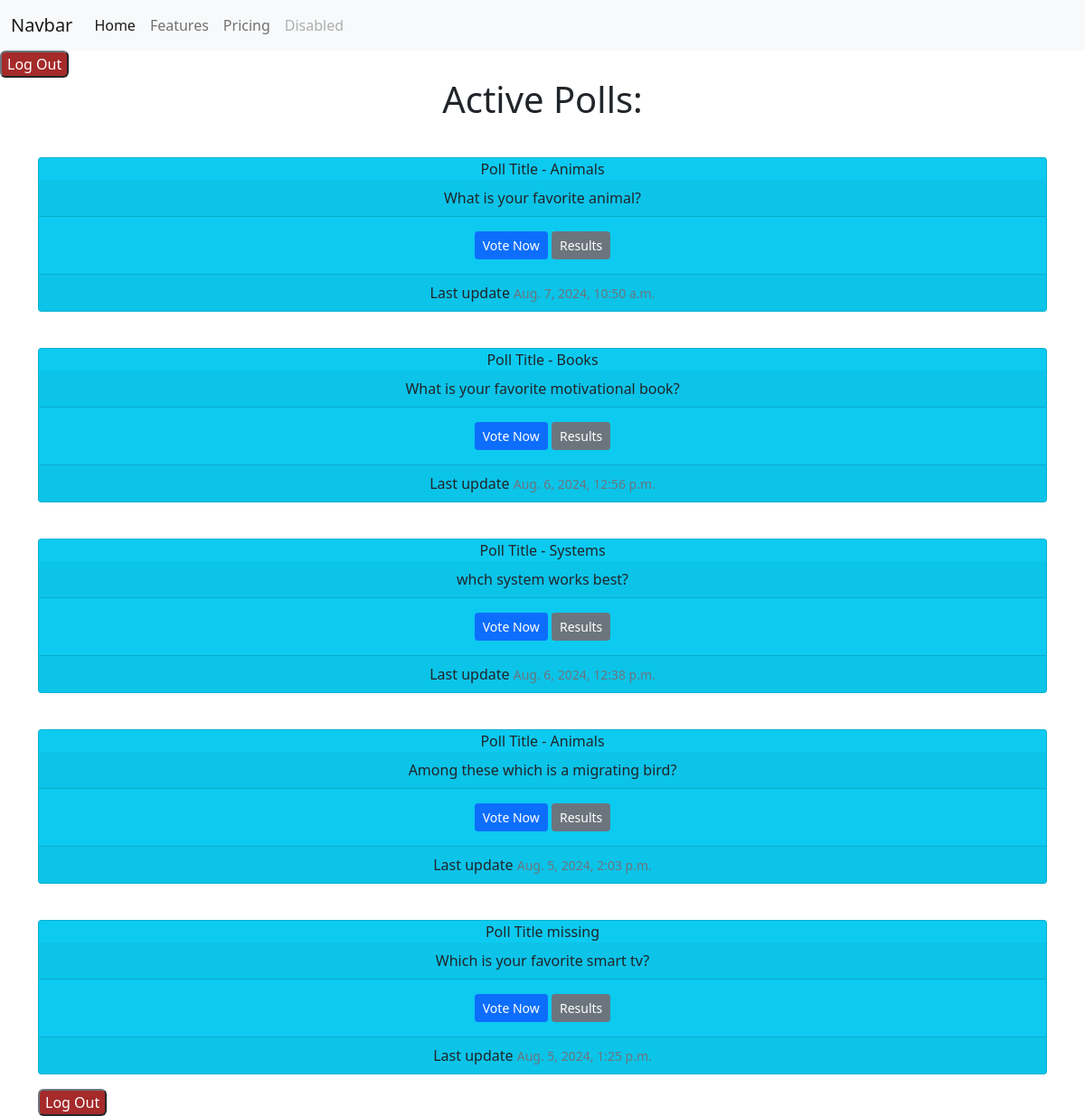
Before: /polls/ (signed in) with the older database file.
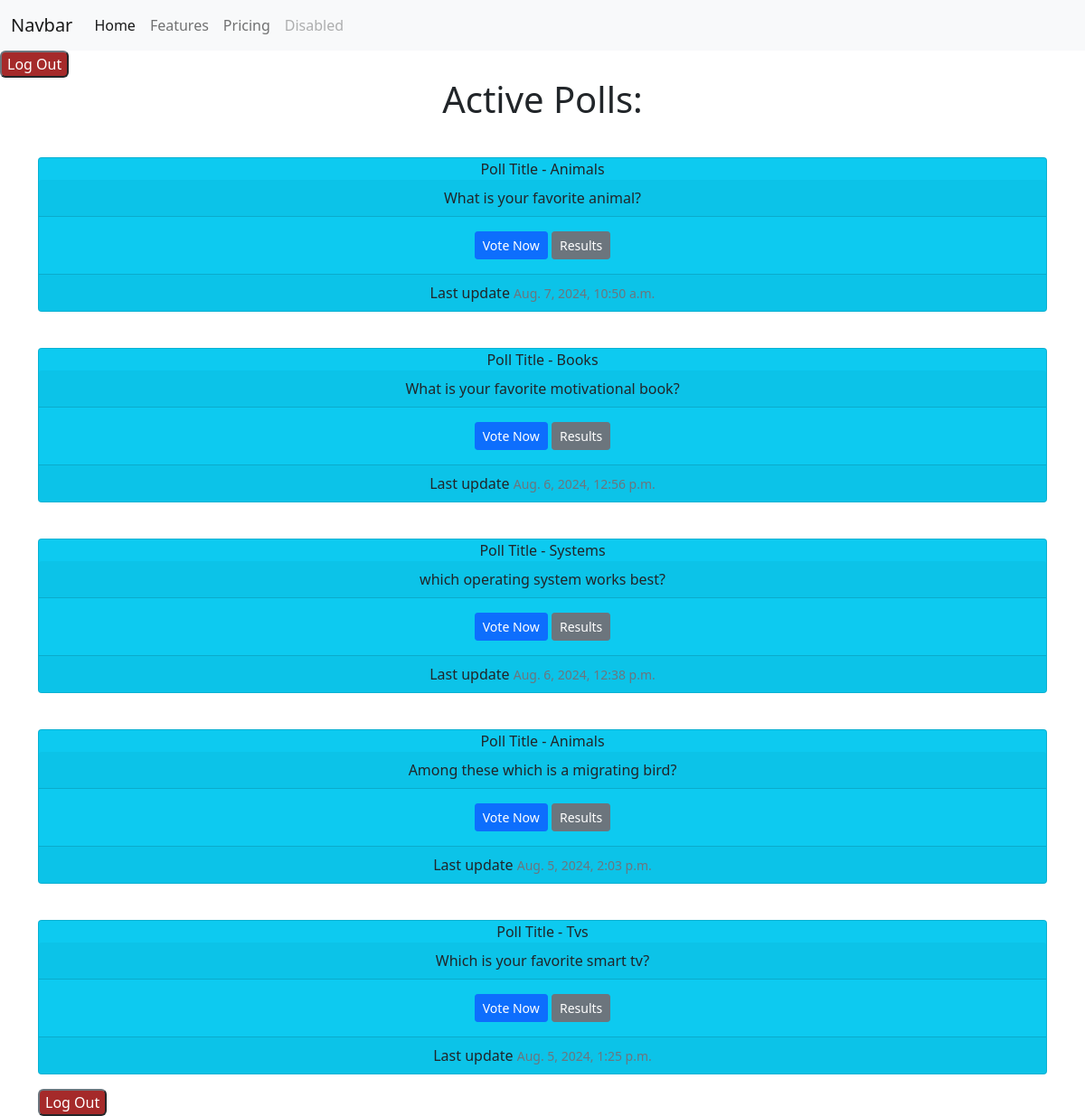
After: the same page with the newer database file.
### polls/models.py (models this page shows, shortened)
class Question(models.Model):
    question_text = models.CharField(max_length=255, null=True, blank=True)
    poll = models.ForeignKey('Poll', on_delete=models.SET_NULL, null=True, blank=True)
    pub_date = models.DateTimeField("date published",default=timezone.now)
    posted_by = models.ForeignKey(User, on_delete=models.SET_NULL, null=True, blank=True)
    timestamp = models.DateTimeField(default=timezone.now)

class Poll(models.Model):
    name = models.CharField(max_length=255, null=True, blank=True)
    posted_by = models.ForeignKey(User, on_delete=models.SET_NULL, null=True, blank=True)
    pub_date = models.DateTimeField("date published",default=timezone.now)
    def __str__(self):
        return str(self.name) if self.name else 'Null'

### polls/views.py (the view)
# urls.py: path("", views.IndexView.as_view(), name="index"),
class IndexView(generic.ListView):
    login_url = "users:login"
    redirect_field_name = "redirect_to"
    template_name = "polls/index.html"
    context_object_name = "latest_question_list"
    queryset = Question.objects.filter(pub_date__lte=timezone.now()).order_by("-pub_date")[:5]
    def dispatch(self, request, *args, **kwargs):
        if not request.user.is_authenticated:
            return redirect(f"{settings.LOGIN_URL}?next={request.path}")
        return super().dispatch(request, *args, **kwargs)
    def get_context_data(self, **kwargs):
        context = super().get_context_data(**kwargs)
        context["polls"] = Poll.objects.all()
        context['pub_date'] = Question.objects.filter(pub_date__lte=timezone.now())
        return context

### polls/templates/polls/index.html (shortened to what this page needs)
{% extends 'base.html' %}
{% block content %}
<h1 class="text-center mb-3">Active Polls:</h1>
{% if latest_question_list %}
{% for question in latest_question_list %}
<div class="row g-4 text-center">
    <div class="col">
        <div class="card text-dark bg-info mb-3 mt-4">
            {%if question.poll.name %}
                Poll Title -  {{question.poll.name}}
                {%else%}
                Poll Title missing
            {%endif%}
            <div class="card-header">{{ question.question_text }}</div>
            <div class="card-body">
                <a href="{% url 'polls:detail' question.id %}" class="btn btn-primary btn-sm">Vote Now</a>
                <a href="{% url 'polls:results' question.id %}" class="btn btn-secondary btn-sm">Results</a>
            </div>
            <div class="card-footer">
                Last update
                <small class="text-muted">{{question.pub_date}}</small>
            </div>
        </div>
    </div>
</div>
{% endfor %}
{% else %}
<p>No polls available</p>
{% endif %}
<form action="{% url 'users:logout' %}" method="post">
    <button type="submit" class="btn-secondary" button style="background-color: brown; border-radius: 6px;">Log
        Out</button>
</form>
{% endblock %}

Changed rows visible on the page:
changed Question "Systems": question_text "whch system works best?" → "which operating system works best?"
changed Question "Which is your favorite smart tv?": poll.name (not shown) → "Tvs"; poll_id "Poll Title missing" → "Poll Title -"
